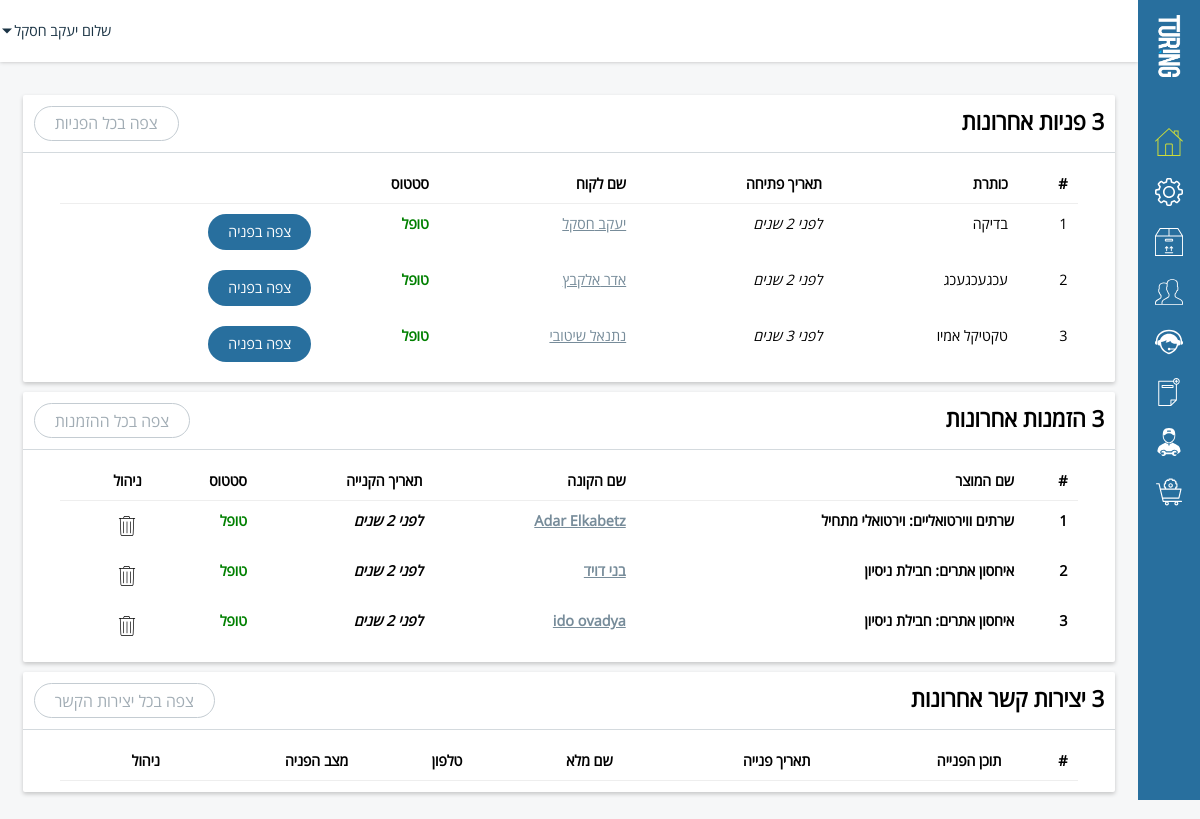
The page /admin/index.php (signed in) on the database its author committed.
### tables this page shows
CREATE TABLE `turing_members` (
  `id` int(11) NOT NULL,
  `username` text NOT NULL,
  `firstname` text NOT NULL,
  `lastname` text NOT NULL,
  `job` varchar(50) NOT NULL DEFAULT 'לא זמין',
  `picture` varchar(150) NOT NULL DEFAULT 'assets/images/customer.png',
  `status` int(11) NOT NULL,
  `password` text NOT NULL,
  `email` text NOT NULL,
  `phone` text NOT NULL,
  `address` text NOT NULL,
  `business_name` text NOT NULL,
  `business_id` int(11) NOT NULL,
  `gender` enum('male','female') NOT NULL,
  `email_message` enum('enable','disable') NOT NULL,
  `registration_date` text NOT NULL,
  `ip` text NOT NULL,
  `level` text NOT NULL,
  `broker_id` int(5) NOT NULL
);

CREATE TABLE `turing_tickets` (
  `id` int(11) NOT NULL,
  `title` text NOT NULL,
  `content` text NOT NULL,
  `date` text NOT NULL,
  `status` text NOT NULL,
  `per` text NOT NULL,
  `userid` text NOT NULL,
  `ip` text NOT NULL
);

CREATE TABLE `turing_orders` (
  `id` int(11) NOT NULL,
  `date` text NOT NULL,
  `userid` text NOT NULL,
  `productid` text NOT NULL,
  `extra` text,
  `status` text NOT NULL,
  `ip` text NOT NULL,
  `broker_id` int(10) NOT NULL,
  `Cost` int(10) NOT NULL,
  `transaction_id` varchar(50) DEFAULT NULL,
  `payer_email` varchar(50) DEFAULT NULL
);

CREATE TABLE `turing_product` (
  `id` int(11) NOT NULL,
  `title` text NOT NULL,
  `price` text NOT NULL,
  `parameters` text NOT NULL,
  `type` enum('hosts','virtual','reseller','servers','clouds','domains','dedi') NOT NULL,
  `date` text NOT NULL,
  `index` text NOT NULL,
  `recommended` tinyint(1) NOT NULL
);

### core/User.php (called while the page is built, shortened)
<?php
class User {
		var $fullname;
		function __construct($id) {
			if($id != 0)
			{
				$data = $GLOBALS['mysqli']->query("SELECT * FROM `".PREFIX."_members` WHERE `id`='".(int) $id."'")->fetch_assoc();
				$this->fullname		= $data['firstname']." ".$data['lastname'];
			}
			else {
				$this->level = 0;
			}
		}
		function get_Fullname() {
			return $this->fullname;
		}
}
?>

### admin/sources/default.php (the view, shortened to what this page needs)
<div id="left-side">
		<div class="container">
			<div class="block">
				<div class="block-title">
					<h1><?= $Limit ?> פניות אחרונות</h1>
					<a href="index.php?act=tickets">צפה בכל הפניות</a>
				</div>
				<div class="block-inner">
					<table>
						<thead>
						<tr>
							<th>#</th>
							<th>כותרת</th>
							<th>תאריך פתיחה</th>
							<th>שם לקוח</th>
							<th>סטטוס</th>
							<th></th>
						</tr>
						</thead>
						<tbody>
							<?php
								$counter = 0;
								$qGetTickets = $mysqli->query("SELECT * FROM `turing_tickets` ORDER BY `date` DESC LIMIT {$Limit}");
								while($qGetTicketsData = $qGetTickets->fetch_assoc())
								{
									$counter++;
									$q = $mysqli->query("SELECT `firstname`,`lastname` FROM `turing_members` WHERE `id`='". (int) $qGetTicketsData['userid']."'");
									$sUserName = $q->fetch_assoc();
									$sStatus = $qGetTicketsData['status'];
									if($sStatus == 2)
										$sStatus = "<span style='font-weight: bold;color: green;'>טופל</span>";
							?>
							<tr>
								<td><?= $counter ?></td>
								<td><?= limitText($qGetTicketsData['title'],60) ?></td>
								<td><?= ago($qGetTicketsData['date']); ?></td>
								<td><a href="index.php?act=customers&do=view&id=<?= $qGetTicketsData['userid'] ?>"><?= $sUserName['firstname']." ".$sUserName['lastname']?></a></td>
								<td><?= $sStatus ?></td>
								<td><a href="index.php?act=tickets&do=view&id=<?= $qGetTicketsData['id'] ?>" class="button_tickets">צפה בפניה</a></td>
							</tr>
							<?php
								}
							?>
						</tbody>
					</table>
				</div>
			</div>
			<div class="block">
				<div class="block-title">
					<h1><?= $Limit ?> הזמנות אחרונות</h1>
					<a href="index.php?act=orders">צפה בכל ההזמנות</a>
				</div>
				<div class="block-inner">
					<table class="table table-hover table-bordered results">
					  <thead>
						<tr>
							<th>#</th>
							<th class="col-md-5 col-xs-5">שם המוצר</th>
							<th class="col-md-4 col-xs-4">שם הקונה</th>
							<th class="col-md-3 col-xs-3">תאריך הקנייה</th>
							<th class="col-md-3 col-xs-3">סטטוס</th>
							<th class="col-md-3 col-xs-3">ניהול</th>
						</tr>
					  </thead>
					  <tbody>
							<?php
								$qGetOrders = $mysqli->query("SELECT * FROM `".PREFIX."_orders` ORDER BY `status` ASC,`date` DESC Limit {$Limit}");
								$counter = 1;
								while($qGetOrderData = $qGetOrders->fetch_assoc())
								{
									$UserData = new User($qGetOrderData['userid']);
									$Product = $mysqli->query("SELECT * FROM `".PREFIX."_product` WHERE `id`='{$qGetOrderData['productid']}' LIMIT 1");
									$ProductData = $Product->fetch_assoc();
									if ($qGetOrderData['status'] == 0)
									{
										$sStatus = "<span style='font-weight: bold;color: red;'>לא טופל</span>";
									}
									else {
										$sStatus = "<span style='font-weight: bold;color: green;'>טופל</span>";
									}
									$game = "";
									if($ProductData['type'] == "hosts")
										$type = "איחסון אתרים";
									if($ProductData['type'] == "virtual")
										$type = "שרתים ווירטואליים";
									if ($qGetOrderData['status'] == 0)
									{
										$sStatus = "<span style='font-weight: bold;color: red;'>לא טופל</span>";
									}
									else {
										$sStatus = "<span style='font-weight: bold;color: green;'>טופל</span>";
									}
									$extra = " ";
							?>
							<tr>
								<th scope="row"><?= $counter ?></th>
								<th><?= $type."".$game.": ".$ProductData['title'].$extra?></th>
								<th><a href="#"><?= $UserData->get_FullName() ?></a></th>
								<th><?= ago($qGetOrderData['date']) ?></th>
								<th><?= $sStatus ?></th>
								<th>
										<a <?= "onClick=\"javascript: return confirm('האם אתה בטוח שברצונך למחוק הזמנה זו מהמערכת?');\" href='index.php?act=orders&do=remove&id=".$qGetOrderData['id']."' " ?> aria-label="מחיקה" class="hint--top editsvg">
										</a>
								</th>
								</tr>
							<?php
								$counter++;
								}
							?>
						</tbody>
					</table>
				</div>
			</div>
					<div class="block">
			<div class="block-title">
				<h1>3 יצירות קשר אחרונות</h1>
				<a href="index.php?act=contact">צפה בכל יצירות הקשר</a>
			</div>
			<div class="block-inner">
				<table>
					<thead>
					<tr>
						<th>#</th>
						<th>תוכן הפנייה</th>
						<th>תאריך פנייה</th>
						<th>שם מלא</th>
						<th>טלפון</th>
						<th>מצב הפניה</th>
						<th>ניהול</th>
					</tr>
					</thead>
				</table>
			</div>
		</div>
		</div>
	</div>

### admin/template/header.php (shortened to what this page needs)
<!DOCTYPE html>
<html lang="he" dir="rtl">
<head>
	<link rel="stylesheet" href="assets/css/style.css">
	<link rel="stylesheet" href="assets/css/animate.css">
	<link rel="stylesheet" href="assets/css/hint.min.css">
  </head>
<body>
	<header>
		<div id="header-left">
			<div id="header-userbar">
				<p>שלום <?= $User->get_FullName() ?> <svg xmlns="http://www.w3.org/2000/svg" version="1.1" x="0" y="0" viewBox="0 0 386.3 386.3" xml:space="preserve"><polygon points="0 96.9 193.1 289.4 386.3 96.9 "/></svg></p>
			</div>
		</div>
	</header>

### core/functions.php (shortened to what this page needs)
<?php
global $mysqli;
include "User.php";
if(isset($_SESSION['Username']))
{
	$select = $mysqli->query("SELECT * FROM `".PREFIX."_members` WHERE `id` = '". (int) $_SESSION['UserId'] . "'");
	if ($select->num_rows > 0)
	{
		$User = new User($_SESSION['UserId']);
	}
}
function ago($time)
{
   $periods = array("שניות", "דקות", "שעות", "ימים", "שבועות", "חודשים", "שנים");
   $lengths = array("60","60","24","7","4.35","12","10");
   $now = time();
       $difference     = $now - $time;
   for($j = 0; $difference >= $lengths[$j] && $j < count($lengths)-1; $j++) {
       $difference /= $lengths[$j];
   }
   $date = date("h:m:s d/m/y",$time);
   $difference = round($difference);
   return "<i  class='customTitle' title='$date'>לפני $difference $periods[$j]</i>";
}
function limitText($string,$num)
{
	echo $string;
}
?>

### admin/assets/css/style.css (style rules this page uses)
* { margin:0;padding:0;outline:0;border:0;vertical-align:top;text-decoration:none;list-style:none }
a { color:inherit }
body { font-family:'OpenSansHebrewRegular', arial;background-color:#f6f7f8 }
.container { position:relative;padding:2%;box-sizing:border-box }
#left-side { float:left;margin:62px 0 0 0;height:auto;padding-bottom:40px;width:calc(100vw - 62px) }
#left-side .container { height:100% }
header { z-index:99;background:#fff;top:0;left:0;width:calc(100vw - 62px);height:62px;position:fixed;box-shadow:0 0 4px rgba(0, 0, 0, 0.25) }
header #header-left { float:left;margin:0 0 0 1%;height:100%;position:relative }
header #header-left svg { max-width:18px;max-height:18px;fill:#286f9e }
header #header-left #header-userbar { float:right;position:relative;width:100px;cursor:pointer; }
header #header-left #header-userbar > p { line-height:62px;font-size:0.9em;color:#1b3445;position:relative;float:right }
header #header-left #header-userbar > p svg { max-width:10px;max-height:10px;position:absolute;top:50%;transform:translateY(-50%);left:-12px;fill:currentColor }
header #header-left div { cursor:pointer }
.block { float:right;width:100%;background:#fff;border-radius:2px;box-shadow:0 2px 4px rgba(0, 0, 0, 0.2);box-sizing:border-box;margin-top: 10px; }
.block .block-title { float:right;width:100%;border-bottom:1px solid #d4dade;padding:1%;box-sizing:border-box }
.block .block-title > h1 { float:right }
.block .block-title > a { transition:all .6s ease;color:#a2adb5;border:1px solid #c4ccd2;padding:5.5px 20px;border-radius:50px;float:left }
.block .block-inner { padding:1%;float:right;width:100%;box-sizing:border-box }
.button_tickets { height:36px !important;padding:0 20px !important;border-radius:50px !important;line-height:36px !important;color:#fff !important;background:#286f9e !important;cursor:pointer !important;-webkit-appearance:none; }
.block h1 { font-size:1.4em }
.block table { width:95%;margin:0px auto;border-collapse:collapse }
.block table thead { border-bottom:1px solid #eeeeee }
.block table th, .block table td { text-align:right;padding:10px 10px;font-size:0.9em }
.block table a { color:#778c9a;text-decoration:underline }
.block table a.button_tickets { float:right;text-decoration:none;position:relative;margin-left:5px; }
.block table a.editsvg { float:right;position:relative;width:30px;height:30px }
.block table a.editsvg svg { width:20px;height:20px;fill:#000;position:absolute;top:50%;transform:translateY(-50%) translateX(50%);right:50% }

### rows shown on the page
turing_members: $User->get_FullName() "יעקב חסקל"
turing_tickets: title "בדיקה", difference "2", j "שנים", turing_members.firstname "יעקב", turing_members.lastname "חסקל", status "טופל"
turing_tickets: title "עכגעכגעכג", difference "2", j "שנים", turing_members.firstname "אדר", turing_members.lastname "אלקבץ", status "טופל"
turing_tickets: title "טקטיקל אמיו", difference "3", j "שנים", turing_members.firstname "נתנאל", turing_members.lastname "שיטובי", status "טופל"
turing_orders: turing_product.type "שרתים ווירטואליים", turing_product.title "וירטואלי מתחיל", turing_members.firstname+lastname "Adar Elkabetz", difference "2", j "שנים", status "טופל"
turing_orders: turing_product.type "איחסון אתרים", turing_product.title "חבילת ניסיון", turing_members.firstname+lastname "בני דויד", difference "2", j "שנים", status "טופל"
turing_orders: turing_product.type "איחסון אתרים", turing_product.title "חבילת ניסיון", turing_members.firstname+lastname "ido ovadya", difference "2", j "שנים", status "טופל"

### other values the page prints
$Limit "3"
